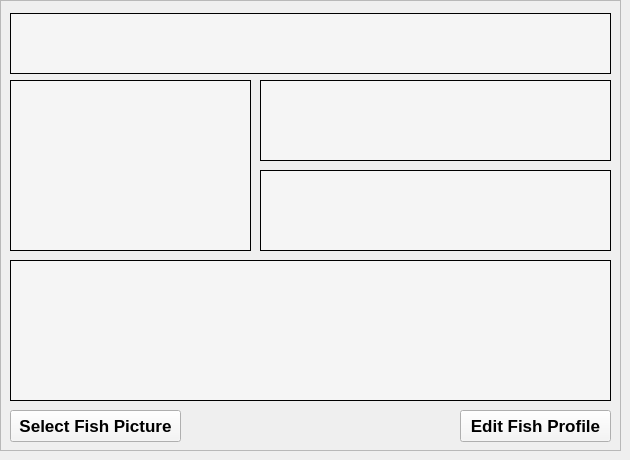
    <widget class="QWidget" name="fishView">
     <widget class="QFrame" name="gridFrame">
      <property name="geometry">
       <rect>
        <x>0</x>
        <y>0</y>
        <width>621</width>
        <height>451</height>
       </rect>
      </property>
      <property name="sizePolicy">
       <sizepolicy hsizetype="Preferred" vsizetype="Preferred">
        <horstretch>0</horstretch>
        <verstretch>0</verstretch>
       </sizepolicy>
      </property>
      <property name="minimumSize">
       <size>
        <width>471</width>
        <height>150</height>
       </size>
      </property>
      <property name="baseSize">
       <size>
        <width>471</width>
        <height>151</height>
       </size>
      </property>
      <property name="font">
       <font>
        <pointsize>13</pointsize>
        <bold>true</bold>
        <stylestrategy>PreferAntialias</stylestrategy>
        <kerning>true</kerning>
       </font>
      </property>
      <property name="frameShape">
       <enum>QFrame::StyledPanel</enum>
      </property>
      <widget class="QLabel" name="FishName">
       <property name="geometry">
        <rect>
         <x>10</x>
         <y>13</y>
         <width>601</width>
         <height>61</height>
        </rect>
       </property>
       <property name="minimumSize">
        <size>
         <width>123</width>
         <height>20</height>
        </size>
       </property>
       <property name="font">
        <font>
         <family>Avenir</family>
         <pointsize>68</pointsize>
         <italic>false</italic>
         <bold>true</bold>
         <underline>false</underline>
         <strikeout>false</strikeout>
         <stylestrategy>PreferAntialias</stylestrategy>
         <kerning>true</kerning>
        </font>
       </property>
       <property name="styleSheet">
        <string notr="true">background: rgb(245, 245, 245);</string>
       </property>
       <property name="frameShape">
        <enum>QFrame::Box</enum>
       </property>
       <property name="text">
        <string/>
       </property>
       <property name="scaledContents">
        <bool>true</bool>
       </property>
       <property name="alignment">
        <set>Qt::AlignCenter</set>
       </property>
      </widget>
      <widget class="QPushButton" name="EditFishProfile">
       <property name="geometry">
        <rect>
         <x>460</x>
         <y>410</y>
         <width>151</width>
         <height>32</height>
        </rect>
       </property>
       <property name="sizePolicy">
        <sizepolicy hsizetype="Fixed" vsizetype="Fixed">
         <horstretch>0</horstretch>
         <verstretch>0</verstretch>
        </sizepolicy>
       </property>
       <property name="minimumSize">
        <size>
         <width>123</width>
         <height>32</height>
        </size>
       </property>
       <property name="font">
        <font>
         <pointsize>13</pointsize>
         <bold>true</bold>
         <stylestrategy>PreferAntialias</stylestrategy>
         <kerning>true</kerning>
        </font>
       </property>
       <property name="styleSheet">
        <string notr="true">QPushButton {
background: rgb(245, 245, 245);
}</string>
       </property>
       <property name="text">
        <string>Edit Fish Profile</string>
       </property>
      </widget>
      <widget class="QLabel" name="FishLocation">
       <property name="geometry">
        <rect>
         <x>260</x>
         <y>170</y>
         <width>351</width>
         <height>81</height>
        </rect>
       </property>
       <property name="minimumSize">
        <size>
         <width>123</width>
         <height>20</height>
        </size>
       </property>
       <property name="font">
        <font>
         <family>Avenir</family>
         <pointsize>28</pointsize>
         <italic>true</italic>
         <bold>true</bold>
         <stylestrategy>PreferAntialias</stylestrategy>
         <kerning>true</kerning>
        </font>
       </property>
       <property name="styleSheet">
        <string notr="true">background: rgb(245, 245, 245);</string>
       </property>
       <property name="frameShape">
        <enum>QFrame::Box</enum>
       </property>
       <property name="text">
        <string/>
       </property>
       <property name="scaledContents">
        <bool>true</bool>
       </property>
       <property name="alignment">
        <set>Qt::AlignCenter</set>
       </property>
      </widget>
      <widget class="QLabel" name="FishSpecies">
       <property name="geometry">
        <rect>
         <x>260</x>
         <y>80</y>
         <width>351</width>
         <height>81</height>
        </rect>
       </property>
       <property name="minimumSize">
        <size>
         <width>123</width>
         <height>20</height>
        </size>
       </property>
       <property name="font">
        <font>
         <family>Avenir</family>
         <pointsize>28</pointsize>
         <italic>true</italic>
         <bold>false</bold>
         <stylestrategy>PreferAntialias</stylestrategy>
         <kerning>true</kerning>
        </font>
       </property>
       <property name="styleSheet">
        <string notr="true">background: rgb(245, 245, 245);</string>
       </property>
       <property name="frameShape">
        <enum>QFrame::Box</enum>
       </property>
       <property name="text">
        <string/>
       </property>
       <property name="scaledContents">
        <bool>true</bool>
       </property>
       <property name="alignment">
        <set>Qt::AlignCenter</set>
       </property>
      </widget>
      <widget class="QLabel" name="FishPic">
       <property name="enabled">
        <bool>true</bool>
       </property>
       <property name="geometry">
        <rect>
         <x>10</x>
         <y>80</y>
         <width>241</width>
         <height>171</height>
        </rect>
       </property>
       <property name="sizePolicy">
        <sizepolicy hsizetype="Ignored" vsizetype="Preferred">
         <horstretch>0</horstretch>
         <verstretch>0</verstretch>
        </sizepolicy>
       </property>
       <property name="minimumSize">
        <size>
         <width>0</width>
         <height>139</height>
        </size>
       </property>
       <property name="font">
        <font>
         <pointsize>40</pointsize>
         <bold>true</bold>
         <stylestrategy>PreferAntialias</stylestrategy>
         <kerning>true</kerning>
        </font>
       </property>
       <property name="styleSheet">
        <string notr="true">background: rgb(245, 245, 245);</string>
       </property>
       <property name="frameShape">
        <enum>QFrame::Box</enum>
       </property>
       <property name="text">
        <string/>
       </property>
      </widget>
      <widget class="QLabel" name="FishBi">
       <property name="geometry">
        <rect>
         <x>10</x>
         <y>260</y>
         <width>601</width>
         <height>141</height>
        </rect>
       </property>
       <property name="minimumSize">
        <size>
         <width>123</width>
         <height>20</height>
        </size>
       </property>
       <property name="font">
        <font>
         <pointsize>20</pointsize>
         <bold>false</bold>
         <stylestrategy>PreferAntialias</stylestrategy>
         <kerning>true</kerning>
        </font>
       </property>
       <property name="styleSheet">
        <string notr="true">background: rgb(245, 245, 245);</string>
       </property>
       <property name="frameShape">
        <enum>QFrame::Box</enum>
       </property>
       <property name="text">
        <string/>
       </property>
       <property name="alignment">
        <set>Qt::AlignLeading|Qt::AlignLeft|Qt::AlignTop</set>
       </property>
       <property name="wordWrap">
        <bool>true</bool>
       </property>
      </widget>
      <widget class="QPushButton" name="EditFishPic">
       <property name="geometry">
        <rect>
         <x>10</x>
         <y>410</y>
         <width>171</width>
         <height>32</height>
        </rect>
       </property>
       <property name="sizePolicy">
        <sizepolicy hsizetype="Fixed" vsizetype="Fixed">
         <horstretch>0</horstretch>
         <verstretch>0</verstretch>
        </sizepolicy>
       </property>
       <property name="minimumSize">
        <size>
         <width>123</width>
         <height>32</height>
        </size>
       </property>
       <property name="font">
        <font>
         <pointsize>13</pointsize>
         <bold>true</bold>
         <stylestrategy>PreferAntialias</stylestrategy>
         <kerning>true</kerning>
        </font>
       </property>
       <property name="styleSheet">
        <string notr="true">QPushButton {
background: rgb(245, 245, 245);
}</string>
       </property>
       <property name="text">
        <string>Select Fish Picture</string>
       </property>
      </widget>
     </widget>
    </widget>
